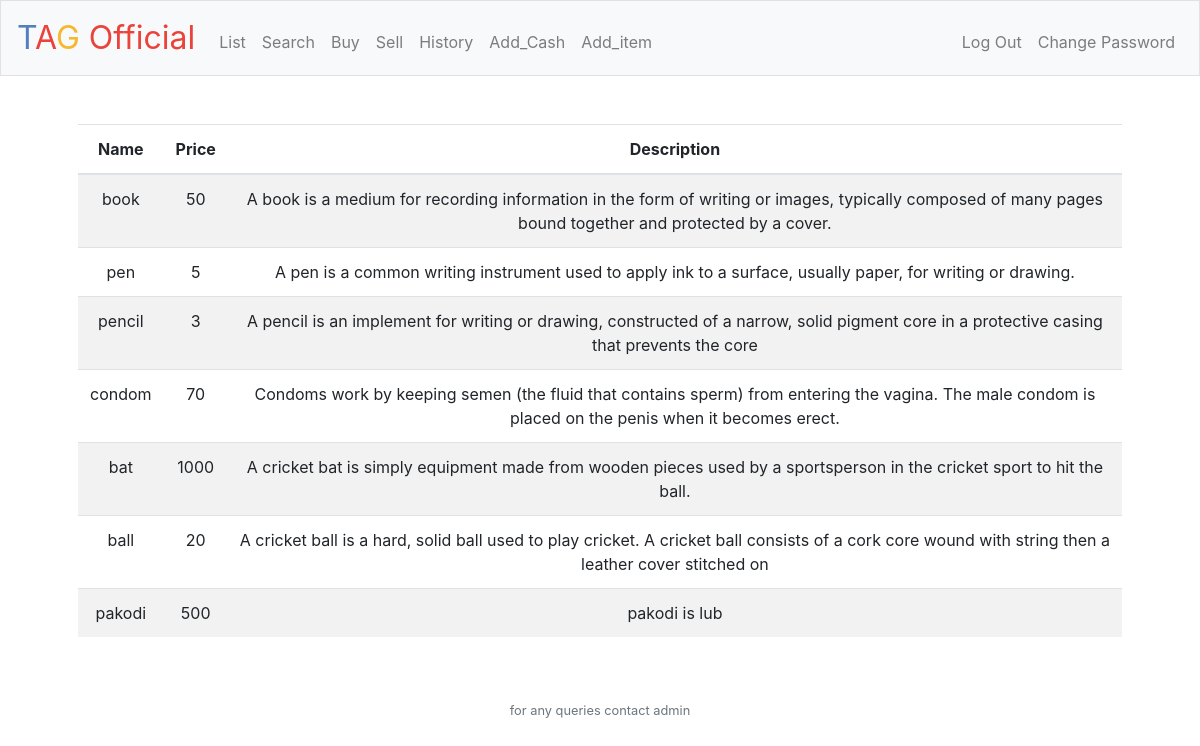
/list (signed in), run on the app's committed database.
### tables this page shows
CREATE TABLE "product" (
	"name"	TEXT NOT NULL,
	"price"	NUMERIC NOT NULL,
	"description"	TEXT NOT NULL
);

### app.py (the view)
@app.route("/list", methods=["GET", "POST"])
@login_required
def list():
    if request.method == "GET":
        product = db.execute("SELECT * FROM product")
        return render_template("list.html", product = product)

### app.py (called while the page is built)
@app.after_request
def after_request(response):
    response.headers["Cache-Control"] = "no-cache, no-store, must-revalidate"
    response.headers["Expires"] = 0
    response.headers["Pragma"] = "no-cache"
    return response

### helpers.py (called while the page is built)
def login_required(f):
    @wraps(f)
    def decorated_function(*args, **kwargs):
        if session.get("user_id") is None:
            return redirect("/login")
        return f(*args, **kwargs)
    return decorated_function

### templates/list.html (shortened to what this page needs)
{% extends "layout.html" %}
{% block main %}
    <table class="table table-striped">
  <thead>
    <tr>
      <th scope="col">Name</th>
      <th scope="col">Price</th>
      <th scope="col">Description</th>
    </tr>
  </thead>
  <tbody>
      {% for products in product %}
            <tr>
              <td>{{products['name']}}</td>
              <td>{{products["price"]}}</td>
              <td>{{products["description"]}}</td>
            </tr>
      {% endfor %}
  </tbody>
</table>
{% endblock %}

### data on the page
product: name "book", price "50", description "A book is a medium for recording information in the form of writing or images, typically composed of many pages bound together and protected by a cover."
product: name "pen", price "5", description "A pen is a common writing instrument used to apply ink to a surface, usually paper, for writing or drawing."
product: name "pencil", price "3", description "A pencil is an implement for writing or drawing, constructed of a narrow, solid pigment core in a protective casing that prevents the core"
product: name "condom", price "70", description "Condoms work by keeping semen (the fluid that contains sperm) from entering the vagina. The male condom is placed on the penis when it becomes erect."
product: name "bat", price "1000", description "A cricket bat is simply equipment made from wooden pieces used by a sportsperson in the cricket sport to hit the ball."
product: name "ball", price "20", description "A cricket ball is a hard, solid ball used to play cricket. A cricket ball consists of a cork core wound with string then a leather cover stitched on"
product: name "pakodi", price "500", description "pakodi is lub"
